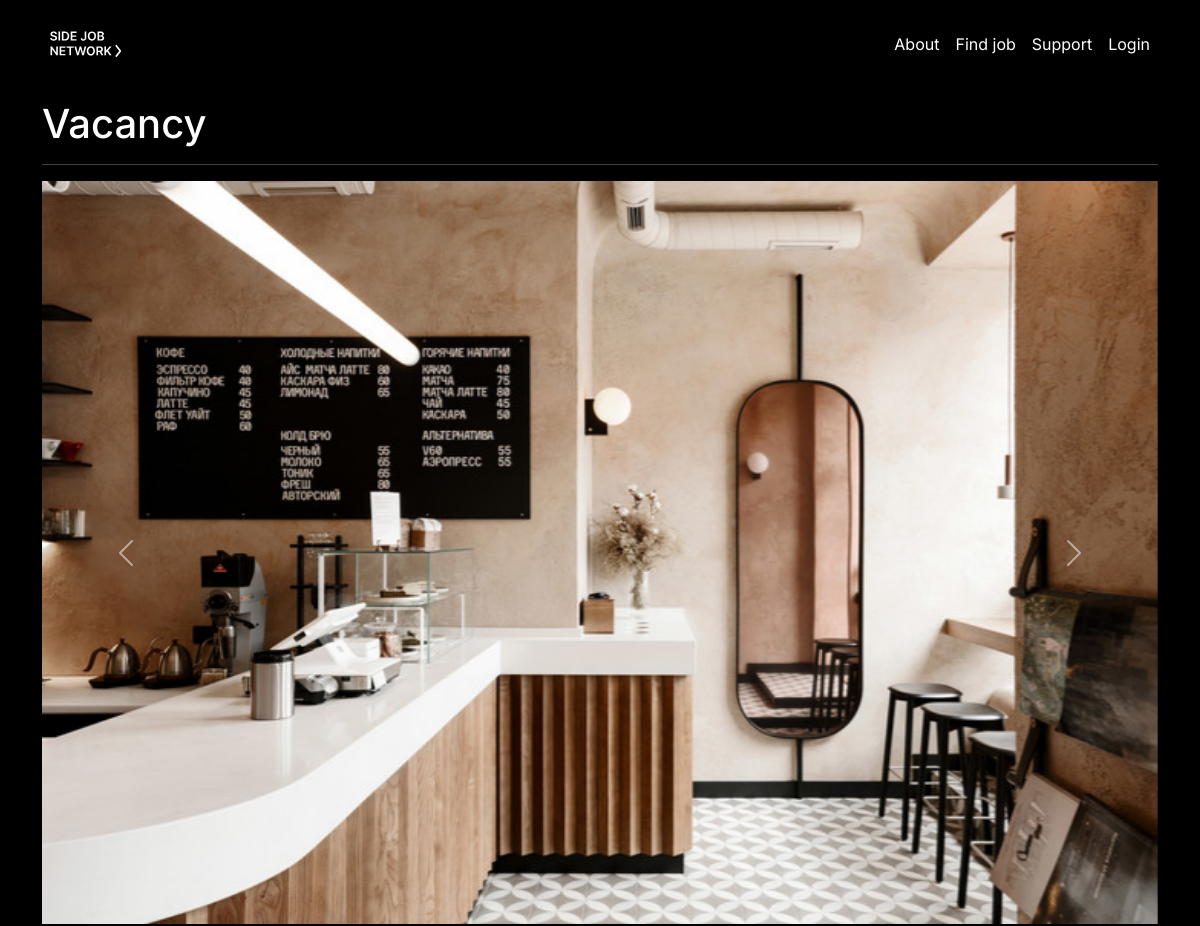
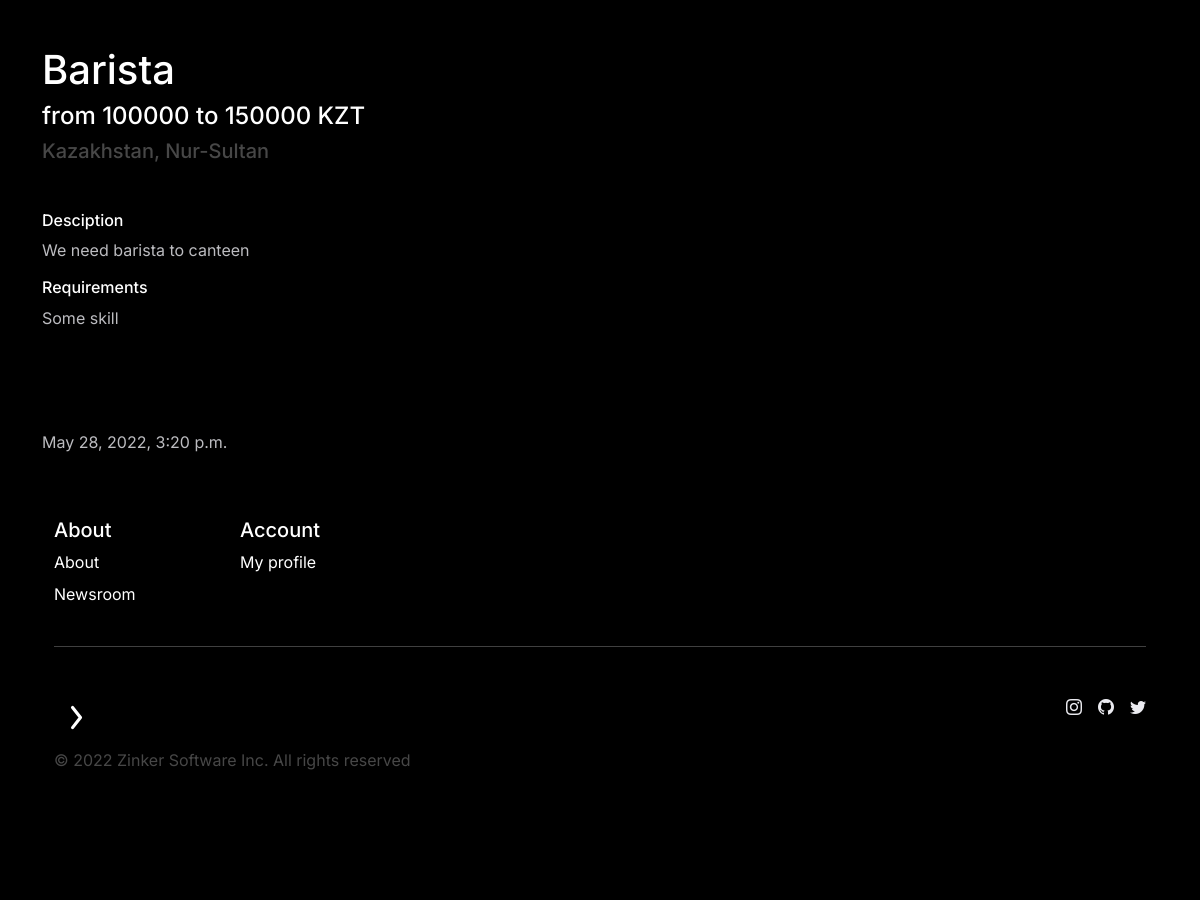
/vacancies/16, run on the app's committed database (2 pictures, top to bottom).
### account/models.py (models this page shows, shortened)
class Vacancy(models.Model):
    title = models.CharField('Title', max_length=40)
    image = models.ImageField('Image', upload_to='photos/%Y/%m/%d/')
    country = models.CharField('Country', max_length=40)
    city = models.CharField('City', max_length=40)
    minimum_salary = models.IntegerField('Minimum salary', blank=True,  null=True)
    maximum_salary = models.IntegerField('Maximum salary', blank=True,  null=True)
    currency = models.CharField('Currency', max_length=3)
    publication_time = models.DateTimeField('Publication time', default=timezone.now)
    description = models.TextField('Description', max_length=250)
    requirements = models.TextField('Requirements', max_length=150)
    owner = models.CharField('Owner', max_length=70)
    class Meta:
        verbose_name = 'Vacancy'
        verbose_name_plural = 'Vacancies'

### vacancies/views.py (the view)
# urls.py: path('<int:pk>', views.VacancyDetailView.as_view(), name='vacancy-detail')
class VacancyDetailView(DetailView):
    model = Vacancy
    template_name = 'vacancies/vacancy.html'
    context_object_name = 'vacancy'

### vacancies/templates/vacancies/vacancy.html (shortened to what this page needs)
{% extends 'main/base.html' %}
{% load static %}
{% block header %}
<div class="container mt-manual-10 bg-black">
  <h1 class="text-white">Vacancy</h1>
  <hr class="devider">
</div>
{% endblock %}
{% block main %}
<div class="container">
    <div id="carouselExampleControls" class="carousel slide" data-bs-ride="carousel">
        <div class="carousel-inner">
          <div class="carousel-item active">
            <img src="{{ vacancy.image.url }}" class="d-block w-100" alt="...">
          </div>
        <button class="carousel-control-prev" type="button" data-bs-target="#carouselExampleControls" data-bs-slide="prev">
          <span class="carousel-control-prev-icon" aria-hidden="true"></span>
        </button>
        <button class="carousel-control-next" type="button" data-bs-target="#carouselExampleControls" data-bs-slide="next">
          <span class="carousel-control-next-icon" aria-hidden="true"></span>
        </button>
      </div>
      <h1 class="mt-5">{{ vacancy.title }}</h1>
                <h4>
                    {% if vacancy.minimum_salary %}
                      from
                    {% endif %}
                    {{ vacancy.minimum_salary }}
                    {% if vacancy.maximum_salary %}
                      to
                    {% endif %}
                    {{ vacancy.maximum_salary }}
                    {{ vacancy.currency }}
                </h4>
                <h5 class="mt-1 text-muted">{{ vacancy.country }}, {{ vacancy.city }}</h5>
                <h6 class="mt-5">Desciption</h6>
                <p>{{ vacancy.description }}</p>
                <h6>Requirements</h6>
                <p>{{ vacancy.requirements }}</p>
                <p class="mt-manual-10">{{ vacancy.publication_time }}</p>
</div>
{% endblock %}

### main/static/main/css/style.css (style rules this page uses)
body { background-color: black; font-family: Inter; }
h1, h2, h3, h4, h5 ,h6 { color: #fff; }
p { color: #bcbcc0; }
.text-muted { color: #474747 !important; }
.mt-manual-10 { margin-top: 100px; }
.devider { color: #fff; }

### data on the page
Vacancy: image (picture), title "Barista", minimum_salary "100000", maximum_salary "150000", currency "KZT", country "Kazakhstan", city "Nur-Sultan", description "We need barista to canteen", requirements "Some skill", publication_time "May 28, 2022, 3:20 p.m."
